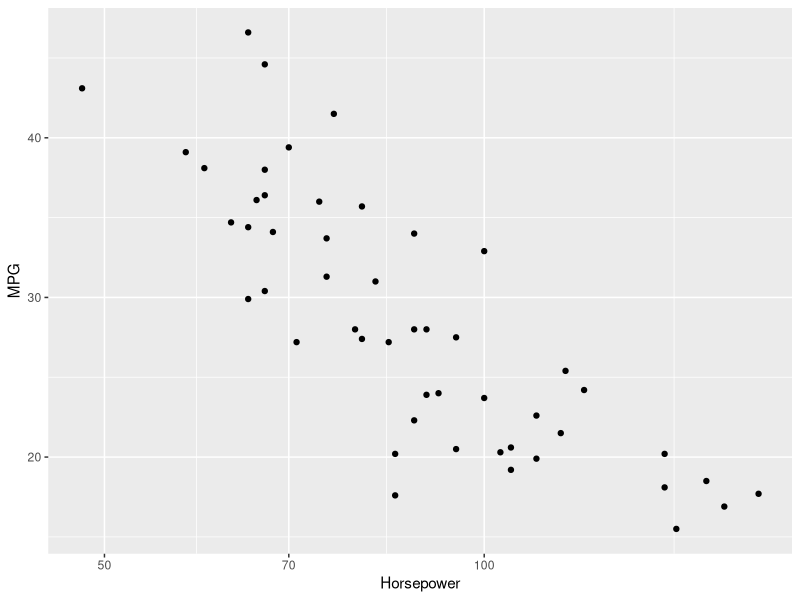

The R source for this figure:
library(dplyr)
library(ggplot2)
library(readxl)
Auto <- read_excel("Data/Auto.xls")
View(Auto)
ggplot(Auto,aes(x=Horsepower,y=MPG)) + geom_point() + scale_x_log10()